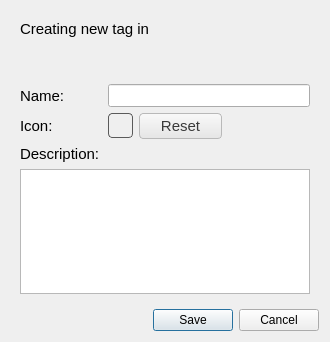
<?xml version="1.0" encoding="UTF-8"?>
<ui version="4.0">
 <class>NewTagDialog</class>
 <widget class="QDialog" name="NewTagDialog">
  <property name="geometry">
   <rect>
    <x>0</x>
    <y>0</y>
    <width>330</width>
    <height>342</height>
   </rect>
  </property>
  <property name="windowTitle">
   <string>Create New Tag</string>
  </property>
  <property name="modal">
   <bool>true</bool>
  </property>
  <layout class="QVBoxLayout" name="verticalLayout">
   <item>
    <widget class="QFrame" name="frame">
     <property name="frameShape">
      <enum>QFrame::Shape::NoFrame</enum>
     </property>
     <property name="frameShadow">
      <enum>QFrame::Shadow::Raised</enum>
     </property>
     <layout class="QGridLayout" name="gridLayout">
      <item row="5" column="0" colspan="4">
       <widget class="QTextEdit" name="descriptionEdit">
        <property name="font">
         <font>
          <pointsize>10</pointsize>
         </font>
        </property>
        <property name="focusPolicy">
         <enum>Qt::FocusPolicy::StrongFocus</enum>
        </property>
       </widget>
      </item>
      <item row="3" column="0">
       <widget class="QLabel" name="label_4">
        <property name="font">
         <font>
          <pointsize>11</pointsize>
         </font>
        </property>
        <property name="text">
         <string>Icon:</string>
        </property>
       </widget>
      </item>
      <item row="2" column="0">
       <widget class="QLabel" name="label">
        <property name="font">
         <font>
          <pointsize>11</pointsize>
         </font>
        </property>
        <property name="text">
         <string>Name:</string>
        </property>
       </widget>
      </item>
      <item row="4" column="0" colspan="4">
       <widget class="QLabel" name="label_2">
        <property name="font">
         <font>
          <pointsize>11</pointsize>
         </font>
        </property>
        <property name="text">
         <string>Description:</string>
        </property>
       </widget>
      </item>
      <item row="1" column="0" colspan="4">
       <spacer name="verticalSpacer">
        <property name="orientation">
         <enum>Qt::Orientation::Vertical</enum>
        </property>
        <property name="sizeType">
         <enum>QSizePolicy::Policy::Fixed</enum>
        </property>
        <property name="sizeHint" stdset="0">
         <size>
          <width>20</width>
          <height>40</height>
         </size>
        </property>
       </spacer>
      </item>
      <item row="0" column="0" colspan="4">
       <widget class="QLabel" name="titleLabel">
        <property name="font">
         <font>
          <pointsize>11</pointsize>
         </font>
        </property>
        <property name="text">
         <string>Creating new tag in</string>
        </property>
        <property name="wordWrap">
         <bool>true</bool>
        </property>
       </widget>
      </item>
      <item row="3" column="1">
       <widget class="QToolButton" name="iconButton">
        <property name="focusPolicy">
         <enum>Qt::FocusPolicy::ClickFocus</enum>
        </property>
        <property name="styleSheet">
         <string notr="true">QToolButton {
	width: 20px;
	height: 20px;
	background-color: rgba(255, 255, 255, 0);
	border: 1px solid #5a5a5a;
	border-radius: 4px;
}

QToolButton:hover {
	background-color: rgba(0,0,0,25);
}

QToolButton:pressed {
	background-color: rgba(0,0,0,50);
}</string>
        </property>
        <property name="text">
         <string/>
        </property>
        <property name="iconSize">
         <size>
          <width>18</width>
          <height>18</height>
         </size>
        </property>
       </widget>
      </item>
      <item row="3" column="2">
       <widget class="QPushButton" name="resetIconButton">
        <property name="font">
         <font>
          <pointsize>11</pointsize>
         </font>
        </property>
        <property name="styleSheet">
         <string notr="true">QPushButton {
	border-radius: 4px;
	border: 1px solid #b9b9b9;
	background-color: qlineargradient(x1: 0, y1: 0, x2: 0, y2: 1, stop: 0 #f9f9f9, stop: 1 #e5e5e5);
	color: #3a3a3a; 
	height: 24px;
}

QPushButton:hover {
	background-color: qlineargradient(x1: 0, y1: 0, x2: 0, y2: 1, stop: 0 #c9c9c9, stop: 1 #a5a5a5);
    border-color: #8f8f8f;
}

QPushButton:pressed{
	background-color: qlineargradient(x1: 0, y1: 0, x2: 0, y2: 1, stop: 0 #a9a9a9, stop: 1 #959595);
    border-color: #8f8f8f;
}</string>
        </property>
        <property name="text">
         <string>Reset</string>
        </property>
       </widget>
      </item>
      <item row="2" column="1" colspan="3">
       <widget class="QLineEdit" name="nameEdit">
        <property name="font">
         <font>
          <pointsize>10</pointsize>
         </font>
        </property>
        <property name="focusPolicy">
         <enum>Qt::FocusPolicy::StrongFocus</enum>
        </property>
       </widget>
      </item>
     </layout>
    </widget>
   </item>
   <item>
    <widget class="QDialogButtonBox" name="buttonBox">
     <property name="focusPolicy">
      <enum>Qt::FocusPolicy::TabFocus</enum>
     </property>
     <property name="orientation">
      <enum>Qt::Orientation::Horizontal</enum>
     </property>
     <property name="standardButtons">
      <set>QDialogButtonBox::StandardButton::Cancel|QDialogButtonBox::StandardButton::Save</set>
     </property>
    </widget>
   </item>
  </layout>
 </widget>
 <resources/>
 <connections>
  <connection>
   <sender>buttonBox</sender>
   <signal>accepted()</signal>
   <receiver>NewTagDialog</receiver>
   <slot>accept()</slot>
   <hints>
    <hint type="sourcelabel">
     <x>227</x>
     <y>215</y>
    </hint>
    <hint type="destinationlabel">
     <x>157</x>
     <y>224</y>
    </hint>
   </hints>
  </connection>
  <connection>
   <sender>buttonBox</sender>
   <signal>rejected()</signal>
   <receiver>NewTagDialog</receiver>
   <slot>reject()</slot>
   <hints>
    <hint type="sourcelabel">
     <x>270</x>
     <y>215</y>
    </hint>
    <hint type="destinationlabel">
     <x>279</x>
     <y>224</y>
    </hint>
   </hints>
  </connection>
 </connections>
</ui>
